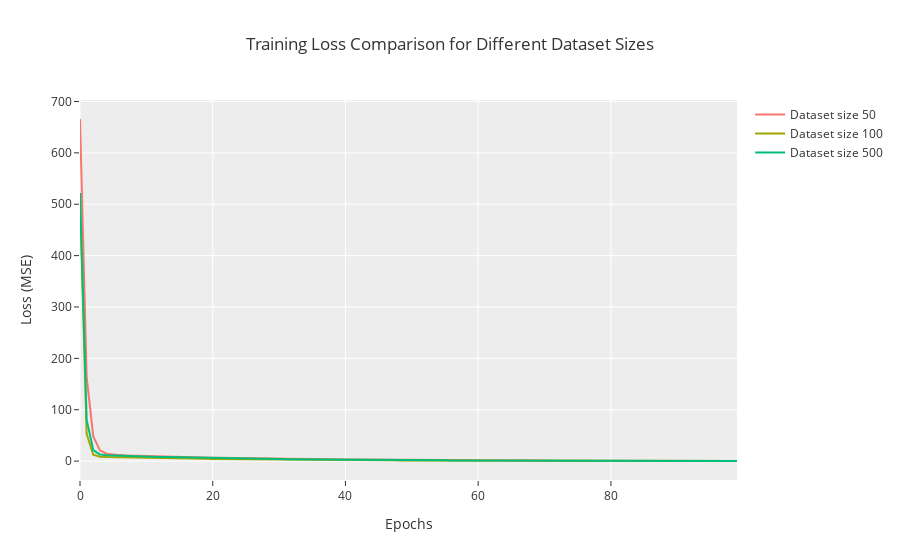

Source (notebook cell):
### Code cell
fig = go.Figure()

# Add traces for each dataset size
for i, (X, y) in enumerate(datasets):
    fig.add_trace(go.Scatter(x=np.arange(1000), y=losses[i], mode='lines', name=f"Dataset size {sizes[i]}"))

# Update layout with titles and axis labels
fig.update_layout(
    title="Training Loss Comparison for Different Dataset Sizes",
    xaxis_title="Epochs",
    yaxis_title="Loss (MSE)",
    template="ggplot2"
)

# Show the plot
fig.show()
